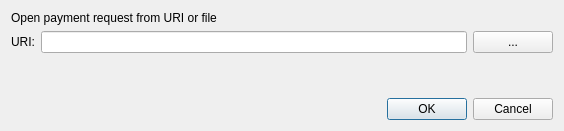
<?xml version="1.0" encoding="UTF-8"?>
<ui version="4.0">
 <class>OpenURIDialog</class>
 <widget class="QDialog" name="OpenURIDialog">
  <property name="geometry">
   <rect>
    <x>0</x>
    <y>0</y>
    <width>564</width>
    <height>131</height>
   </rect>
  </property>
  <property name="windowTitle">
   <string>Open URI</string>
  </property>
  <layout class="QVBoxLayout" name="verticalLayout">
   <item>
    <widget class="QLabel" name="label_2">
     <property name="text">
      <string>Open payment request from URI or file</string>
     </property>
    </widget>
   </item>
   <item>
    <layout class="QHBoxLayout" name="horizontalLayout">
     <item>
      <widget class="QLabel" name="label">
       <property name="text">
        <string>URI:</string>
       </property>
      </widget>
     </item>
     <item>
      <widget class="QValidatedLineEdit" name="uriEdit"/>
     </item>
     <item>
      <widget class="QPushButton" name="selectFileButton">
       <property name="toolTip">
        <string>Select payment request file</string>
       </property>
       <property name="text">
        <string notr="true">...</string>
       </property>
       <property name="autoDefault">
        <bool>false</bool>
       </property>
      </widget>
     </item>
    </layout>
   </item>
   <item>
    <spacer name="verticalSpacer">
     <property name="orientation">
      <enum>Qt::Vertical</enum>
     </property>
     <property name="sizeHint" stdset="0">
      <size>
       <width>20</width>
       <height>40</height>
      </size>
     </property>
    </spacer>
   </item>
   <item>
    <widget class="QDialogButtonBox" name="buttonBox">
     <property name="orientation">
      <enum>Qt::Horizontal</enum>
     </property>
     <property name="standardButtons">
      <set>QDialogButtonBox::Cancel|QDialogButtonBox::Ok</set>
     </property>
    </widget>
   </item>
  </layout>
 </widget>
 <customwidgets>
  <customwidget>
   <class>QValidatedLineEdit</class>
   <extends>QLineEdit</extends>
   <header>qvalidatedlineedit.h</header>
  </customwidget>
 </customwidgets>
 <resources/>
 <connections>
  <connection>
   <sender>buttonBox</sender>
   <signal>accepted()</signal>
   <receiver>OpenURIDialog</receiver>
   <slot>accept()</slot>
   <hints>
    <hint type="sourcelabel">
     <x>248</x>
     <y>254</y>
    </hint>
    <hint type="destinationlabel">
     <x>157</x>
     <y>274</y>
    </hint>
   </hints>
  </connection>
  <connection>
   <sender>buttonBox</sender>
   <signal>rejected()</signal>
   <receiver>OpenURIDialog</receiver>
   <slot>reject()</slot>
   <hints>
    <hint type="sourcelabel">
     <x>316</x>
     <y>260</y>
    </hint>
    <hint type="destinationlabel">
     <x>286</x>
     <y>274</y>
    </hint>
   </hints>
  </connection>
 </connections>
</ui>
